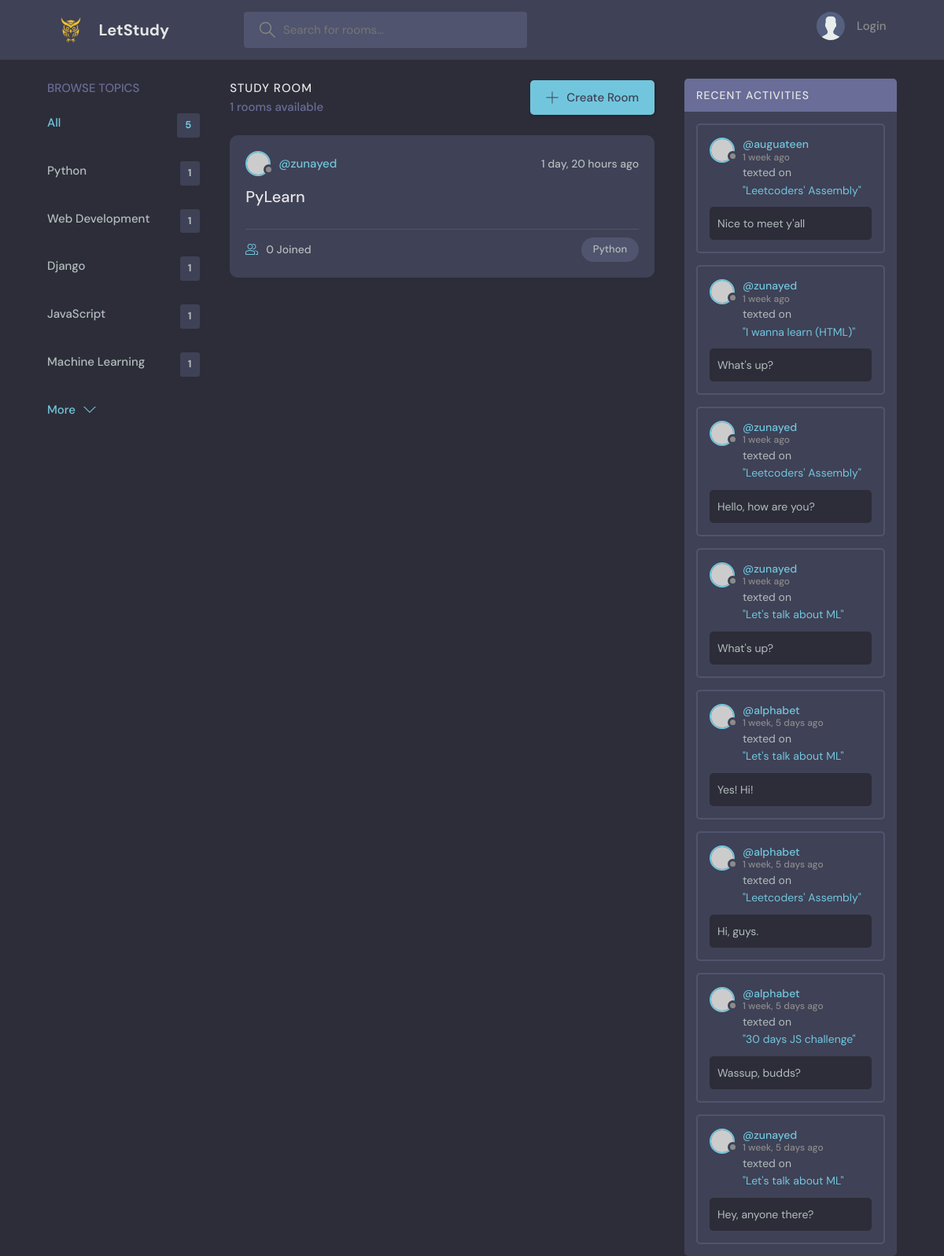
Page /?q=Python on the committed database.
### base/models.py (models this page shows, shortened)
class Topic(models.Model):
    name = models.CharField(max_length=200)

class Room(models.Model):
    host = models.ForeignKey(User, on_delete=models.SET_NULL, null=True)
    topic = models.ForeignKey(Topic, on_delete=models.SET_NULL, null=True)
    name = models.CharField(max_length=200)
    description = models.TextField(null=True, blank=True)
    participants = models.ManyToManyField(User, related_name="participants", blank=True)
    updated = models.DateTimeField(auto_now=True)
    created = models.DateTimeField(auto_now_add=True)
    class Meta:
        ordering = ["-updated", "-created"]
    def __str__(self):
        return self.name

class Message(models.Model):
    user = models.ForeignKey(User, on_delete=models.CASCADE)
    room = models.ForeignKey(Room, on_delete=models.CASCADE) # if the room gets deleted, all chats become deleted
    body = models.TextField()
    updated = models.DateTimeField(auto_now=True)
    created = models.DateTimeField(auto_now_add=True)
    class Meta:
        ordering = ["-updated", "-created"]

### base/views.py (the view)
# urls.py: path("", views.home, name="home"),
def home(request):
    q = request.GET.get('q') if request.GET.get('q') != None else ""
    rooms = Room.objects.filter(
        Q(topic__name__icontains=q) |
        Q(name__icontains=q) |
        Q(description__icontains=q)
    )
    topics = Topic.objects.all()
    room_count = rooms.count()
    room_messages = Message.objects.all()
    context = {"rooms": rooms,
               "topics": topics,
               "room_count": room_count,
               "room_messages": room_messages}
    return render(request, "base/home.html", context)

### base/templates/base/home.html (shortened to what this page needs)
{% extends 'main.html' %}
{% block content %}
<main class="layout layout--3">
  <div class="container">
    {% include 'base/topics_component.html' %}
    <div class="roomList">
      <div class="roomList__header">
        <div>
          <h2>Study Room</h2>
          <p>{{room_count}} rooms available</p>
        </div>
        <a class="btn btn--main" href="{% url 'create-room' %}">
          <svg version="1.1" xmlns="http://www.w3.org/2000/svg" width="32" height="32" viewBox="0 0 32 32">
            <title>add</title>
            <path
              d="M16.943 0.943h-1.885v14.115h-14.115v1.885h14.115v14.115h1.885v-14.115h14.115v-1.885h-14.115v-14.115z"
            ></path>
          </svg>
          Create Room
        </a>
      </div>
      {% include 'base/feed_component.html' %}
    </div>
    {% include 'base/activity_component.html' %}
  </div>
</main>
{% endblock content %}

### base/templates/base/topics_component.html
<div class="topics">
    <div class="topics__header">
      <h2>Browse Topics</h2>
    </div>
    <ul class="topics__list">
      <li>
        <a href="{% url 'home' %}" class="active">All <span>{{topics.count}}</span></a>
      </li>
      {% for topic in topics %}
      <li>
        <a href="{% url 'home' %}?q={{ topic.name }}">{{ topic.name }} <span> {{topic.room_set.all.count}} </span></a>
      </li>
      {% endfor %}
    </ul>
    <a class="btn btn--link" href="topics.html">
      More
      <svg version="1.1" xmlns="http://www.w3.org/2000/svg" width="32" height="32" viewBox="0 0 32 32">
        <title>chevron-down</title>
        <path d="M16 21l-13-13h-3l16 16 16-16h-3l-13 13z"></path>
      </svg>
    </a>
  </div>

### base/templates/base/feed_component.html (shortened to what this page needs)
{% for room in rooms %}
<div class="roomListRoom">
    <div class="roomListRoom__header">
      <a href="{% url 'user-profile' room.host.id %}" class="roomListRoom__author">
        <div class="avatar avatar--small">
          <img src="https://randomuser.me/api/portraits/women/11.jpg" />
        </div>
        <span>@{{room.host.username}}</span>
      </a>
      <div class="roomListRoom__actions">
        <span>{{room.created|timesince}} ago</span>
      </div>
    </div>
    <div class="roomListRoom__content">
      <a href="{% url 'room' room.id %}">{{room.name}}</a>
    </div>
    <div class="roomListRoom__meta">
      <a href="{% url 'room' room.id %}" class="roomListRoom__joined">
        {{room.participants.all.count}} Joined
      </a>
      <p class="roomListRoom__topic">{{room.topic.name}}</p>
    </div>
  </div>
{% endfor %}

### base/templates/base/activity_component.html (shortened to what this page needs)
<div class="activities">
    <div class="activities__header">
      <h2>Recent Activities</h2>
    </div>
{% for message in room_messages %}
    <div class="activities__box">
      <div class="activities__boxHeader roomListRoom__header">
        <a href="{% url 'user-profile' message.user.id %}" class="roomListRoom__author">
          <div class="avatar avatar--small">
            <img src="https://randomuser.me/api/portraits/women/11.jpg" />
          </div>
          <p>
            @{{ message.user }} <span>{{ message.created | timesince }} ago</span>
          </p>
        </a>
      </div>
      <div class="activities__boxContent">
        <p>texted on <a href="{% url 'room' message.room.id %}">"{{ message.room }}"</a></p>
        <div class="activities__boxRoomContent">
          {{ message.body }}
        </div>
      </div>
    </div>
{% endfor %}
  </div>

### rows in the picture
Topic: name "Python", room_set.all.count "1"
Topic: name "Web Development", room_set.all.count "1"
Topic: name "Django", room_set.all.count "1"
Topic: name "JavaScript", room_set.all.count "1"
Topic: name "Machine Learning", room_set.all.count "1"
Room: host.username "zunayed", created "1 day, 20 hours", name "PyLearn", participants.all.count "0", topic.name "Python"
Message: user "auguateen", created "1 week", room "Leetcoders' Assembly", body "Nice to meet y'all"
Message: user "zunayed", created "1 week", room "I wanna learn (HTML)", body "What's up?"
Message: user "zunayed", created "1 week", room "Leetcoders' Assembly", body "Hello, how are you?"
Message: user "zunayed", created "1 week", room "Let's talk about ML", body "What's up?"
Message: user "alphabet", created "1 week, 5 days", room "Let's talk about ML", body "Yes! Hi!"
Message: user "alphabet", created "1 week, 5 days", room "Leetcoders' Assembly", body "Hi, guys."
Message: user "alphabet", created "1 week, 5 days", room "30 days JS challenge", body "Wassup, budds?"
Message: user "zunayed", created "1 week, 5 days", room "Let's talk about ML", body "Hey, anyone there?"

### other values in the picture
{{ topics.count }} "5"
{{ room_count }} "1"
